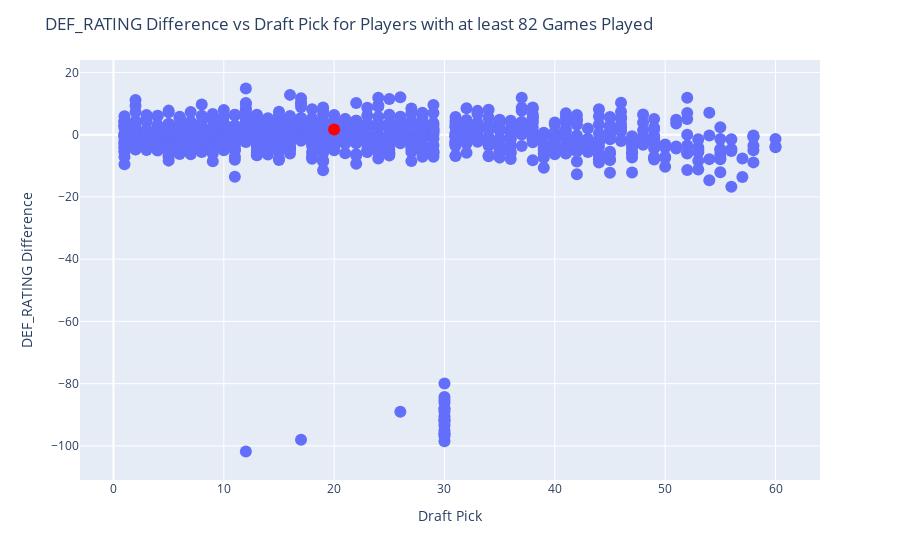

Notebook code for this chart:
### Code cell
import plotly.express as px
from IPython.display import clear_output

# Filter players based on the minimum games played
filtered_df = df_career_na_filled[df_career_na_filled['G'] >= min_games]

# create a combobox widget with all 'Player' values
player_widget_diff_scatter = widgets.Combobox(
    placeholder='Choose a Player',
    options=df_career_na_filled['Player'].unique().tolist(),
    description='Player:',
    ensure_option=True,
    disabled=False
)

# create a dropdown widget with all relevant stats
stat_dropdown_diff_scatter = widgets.Dropdown(
    options=relevant_stats,
    description='Select Stat:',
    disabled=False,
)

# Define the output area to display the scatter plot
output_diff_scatter = widgets.Output()

# Function to update the output area based on the selected stat
def on_value_change_diff_scatter(change):
    clear_output()
    output_diff_scatter.clear_output()
    selected_stat = stat_dropdown_diff_scatter.value
    selected_player = player_widget_diff_scatter.value

    display(player_widget_diff_scatter)
    display(stat_dropdown_diff_scatter)
    with output_diff_scatter:
        fig = px.scatter(filtered_df, x='Pk', y=f'{selected_stat}_diff', hover_name='Player',
                         hover_data={'Pk': True, f'{selected_stat}_diff': True, 'Player': False, selected_stat: True, f'{selected_stat}_rank': True})
        if selected_player in filtered_df['Player'].values:
            highlighted_player = filtered_df[filtered_df['Player'] == selected_player]
            fig.add_trace(px.scatter(highlighted_player, x='Pk', y=f'{selected_stat}_diff', hover_name='Player',
                                     hover_data={'Pk': True, f'{selected_stat}_diff': True, 'Player': False, selected_stat: True, f'{selected_stat}_rank': True},
                                     color_discrete_sequence=['red']).data[0])
        fig.update_traces(marker=dict(size=12), showlegend=False)
        fig.update_layout(title=f'{selected_stat} Difference vs Draft Pick for Players with at least {min_games} Games Played',
                          xaxis_title='Draft Pick', yaxis_title=f'{selected_stat} Difference')
        fig.show()
    
# Observe changes in the value of the dropdown and call the function
stat_dropdown_diff_scatter.observe(on_value_change_diff_scatter, names='value')
player_widget_diff_scatter.observe(on_value_change_diff_scatter, names='value')

# Display the dropdown and the output area
display(player_widget_diff_scatter)
display(stat_dropdown_diff_scatter)
display(output_diff_scatter)

### Figure 1 — Plotly figure (JSON) as saved in the notebook; plotly's stock layout.template omitted (floating-point values rounded to 4 significant figures; data arrays with more than 128 entries replaced by an {"elided": "..."} marker saying what was removed)
{"data": [{"customdata": {"elided": "998x3 mixed values"}, "hovertemplate": "<b>%{hovertext}</b><br><br>Pk=%{x}<br>DEF_RATING_diff=%{y}<br>DEF_RATING=%{customdata[1]}<br>DEF_RATING_rank=%{customdata[2]}<extra></extra>", "hovertext": {"elided": "998 str values"}, "legendgroup": "", "marker": {"color": "#636efa", "size": 12, "symbol": "circle"}, "mode": "markers", "name": "", "orientation": "v", "showlegend": false, "type": "scatter", "x": {"elided": "998 int values"}, "xaxis": "x", "y": {"elided": "998 float values"}, "yaxis": "y"}, {"customdata": [["Delon Wright", 106.9, 676]], "hovertemplate": "<b>%{hovertext}</b><br><br>Pk=%{x}<br>DEF_RATING_diff=%{y}<br>DEF_RATING=%{customdata[1]}<br>DEF_RATING_rank=%{customdata[2]}<extra></extra>", "hovertext": ["Delon Wright"], "legendgroup": "", "marker": {"color": "red", "size": 12, "symbol": "circle"}, "mode": "markers", "name": "", "orientation": "v", "showlegend": false, "type": "scatter", "x": [20], "xaxis": "x", "y": [1.633], "yaxis": "y"}], "layout": {"legend": {"tracegroupgap": 0}, "margin": {"t": 60}, "title": {"text": "DEF_RATING Difference vs Draft Pick for Players with at least 82 Games Played"}, "xaxis": {"anchor": "y", "domain": [0, 1], "title": {"text": "Draft Pick"}}, "yaxis": {"anchor": "x", "domain": [0, 1], "title": {"text": "DEF_RATING Difference"}}}}
